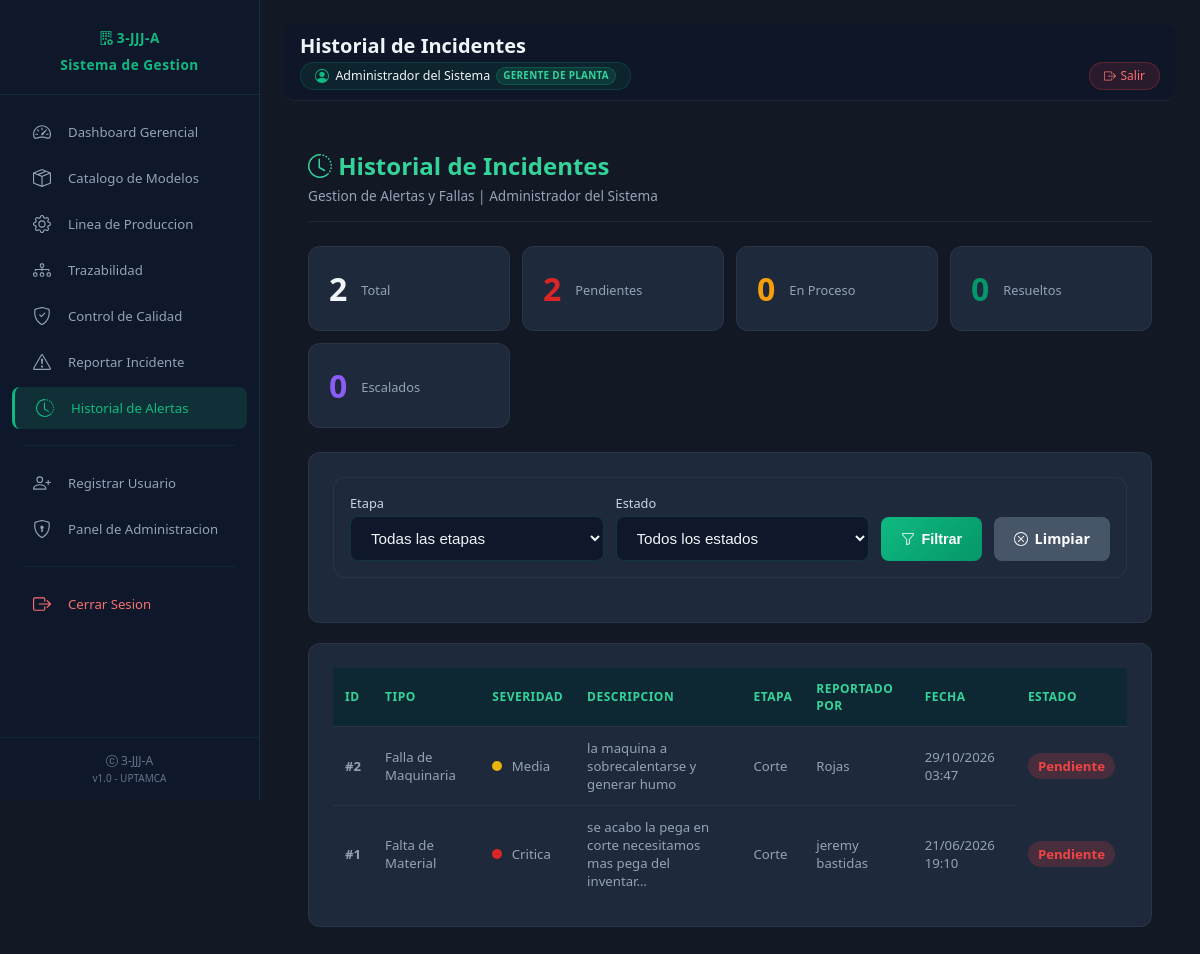
The page /incidentes/historial/ (signed in) on the database its author committed.
### core/models.py (models this page shows, shortened)
class Usuario(AuditoriaMixin):
    id_usuario = models.CharField(max_length=50, primary_key=True)
    nombre_completo = models.CharField(max_length=150)
    contrasenia = models.CharField(max_length=128)
    rol = models.CharField(max_length=50, choices=ROLES_CHOICES, default=ROL_OPERARIO)
    is_active = models.BooleanField(default=True)
    is_staff = models.BooleanField(default=False)
    fecha_registro = models.DateTimeField(auto_now_add=True)
    etapa_asignada = models.ForeignKey(
        'Etapa',
        on_delete=models.SET_NULL,
        null=True,
        blank=True,
        related_name='usuarios_asignados',
        verbose_name='Etapa Asignada'
    )
    class Meta:
        verbose_name = 'Usuario'
        verbose_name_plural = 'Usuarios'
        ordering = ['-fecha_registro']

class Incidente(AuditoriaMixin):
    id_incidente = models.AutoField(primary_key=True)
    tipo_incidente = models.CharField(max_length=50, choices=TIPO_INCIDENTE_CHOICES)
    severidad = models.CharField(max_length=20, choices=SEVERIDAD_CHOICES, default='MEDIA')
    descripcion = models.TextField()
    estado = models.CharField(max_length=20, choices=ESTADO_INCIDENTE_CHOICES, default='PENDIENTE')
    fecha_reporte = models.DateTimeField(auto_now_add=True)
    fecha_resolucion = models.DateTimeField(null=True, blank=True)
    acciones_tomadas = models.TextField(blank=True, null=True)
    notificado_dashboard = models.BooleanField(default=False)
    id_usuario_reporta = models.ForeignKey(
        Usuario,
        on_delete=models.CASCADE,
        db_column='id_usuario_reporta',
        related_name='incidentes_reportados'
    )
    id_etapa = models.ForeignKey(
        Etapa,
        on_delete=models.CASCADE,
        db_column='id_etapa',
        null=True,
        blank=True
    )
    id_lote = models.ForeignKey(
        LoteProduccion,
        on_delete=models.SET_NULL,
        db_column='id_lote',
        null=True,
        blank=True
    )
    id_maquina = models.ForeignKey(
        Maquinaria,
        on_delete=models.SET_NULL,
        db_column='id_maquina',
        null=True,
        blank=True
    )
    leido_por_gerente = models.BooleanField(default=False)
    fecha_lectura = models.DateTimeField(null=True, blank=True)
    class Meta:
        ordering = ['-fecha_reporte']
        verbose_name = 'Incidente'
        verbose_name_plural = 'Incidentes'

class Etapa(AuditoriaMixin):
    id_etapa = models.CharField(max_length=50, primary_key=True)
    nombre_etapa = models.CharField(max_length=100)
    secuencia = models.IntegerField()
    class Meta:
        verbose_name = 'Etapa'
        verbose_name_plural = 'Etapas'
        ordering = ['secuencia']

### core/views.py (the view)
        def wrapper(request, *args, **kwargs):
            usuario = get_usuario_sesion(request)
            if not usuario:
                messages.error(request, 'Debe iniciar sesion para acceder.')
                return redirect('core:login')
            if tiene_password_temporal(usuario.id_usuario):
                messages.warning(
                    request,
                    'Debe cambiar su contraseña temporal antes de continuar.'
                )
                return redirect('core:cambiar_password_temporal')
            if usuario.rol not in roles_permitidos and not usuario.is_staff:
                return render(request, 'errors/403.html', status=403)
            request.usuario_actual = usuario
            return view_func(request, *args, **kwargs)

### templates/incidentes/historial_incidentes.html (shortened to what this page needs)
{% extends 'base.html' %}
{% load static %}
{% block page_title %}Historial de Incidentes{% endblock %}
{% block content %}
<div class="historial-container">
    <div class="historial-header">
        <div>
            <h1><i class="bi bi-clock-history"></i> Historial de Incidentes</h1>
            <p style="color: #94a3b8; margin: 4px 0 0 0; font-size: 0.85rem;">
                Gestion de Alertas y Fallas | {{ usuario.nombre_completo }}
            </p>
        </div>
    </div>
    <div class="stats-grid">
        <div class="stat-card">
            <div class="stat-value">{{ stats.total }}</div>
            <div class="stat-label">Total</div>
        </div>
        <div class="stat-card">
            <div class="stat-value red">{{ stats.pendientes }}</div>
            <div class="stat-label">Pendientes</div>
        </div>
        <div class="stat-card">
            <div class="stat-value orange">{{ stats.en_proceso }}</div>
            <div class="stat-label">En Proceso</div>
        </div>
        <div class="stat-card">
            <div class="stat-value green">{{ stats.resueltos }}</div>
            <div class="stat-label">Resueltos</div>
        </div>
        <div class="stat-card">
            <div class="stat-value purple">{{ stats.escalados }}</div>
            <div class="stat-label">Escalados</div>
        </div>
    </div>
    <div class="card">
        <form method="get" class="filter-bar">
            <div class="filter-group">
                <label for="etapa">Etapa</label>
                <select name="etapa" id="etapa" class="form-control-dark">
                    <option value="">Todas las etapas</option>
                </select>
            </div>
            <div class="filter-group">
                <label for="estado">Estado</label>
                <select name="estado" id="estado" class="form-control-dark">
                    <option value="">Todos los estados</option>
                </select>
            </div>
            <button type="submit" class="btn-filter">
                <i class="bi bi-funnel"></i> Filtrar
            </button>
            <a href="{% url 'core:historial_incidentes' %}" class="btn-filter" style="background: #475569; text-decoration: none;">
                <i class="bi bi-x-circle"></i> Limpiar
            </a>
        </form>
    </div>
    <div class="card">
        <div style="overflow-x: auto;">
            <table class="data-table">
                <thead>
                    <tr>
                        <th>ID</th>
                        <th>Tipo</th>
                        <th>Severidad</th>
                        <th>Descripcion</th>
                        <th>Etapa</th>
                        <th>Reportado por</th>
                        <th>Fecha</th>
                        <th>Estado</th>
                    </tr>
                </thead>
                <tbody>
                    {% for inc in incidentes %}
                    <tr>
                        <td><strong>#{{ inc.id_incidente }}</strong></td>
                        <td>{{ inc.get_tipo_incidente_display }}</td>
                        <td>
                            <span class="severity-dot severity-{{ inc.severidad|lower }}"></span>
                            {{ inc.get_severidad_display }}
                        </td>
                        <td style="max-width: 300px; overflow: hidden; text-overflow: ellipsis;">
                            {{ inc.descripcion|truncatechars:60 }}
                        </td>
                        <td>{{ inc.id_etapa.nombre_etapa|default:"N/A" }}</td>
                        <td>{{ inc.id_usuario_reporta.nombre_completo }}</td>
                        <td>{{ inc.fecha_reporte|date:"d/m/Y H:i" }}</td>
                        <td>
                            <span class="status-badge badge-{{ inc.estado|lower }}">
                                {{ inc.get_estado_display }}
                            </span>
                        </td>
                    </tr>
                    {% endfor %}
                </tbody>
            </table>
        </div>
    </div>
</div>
{% endblock %}

### templates/base.html (shortened to what this page needs)
{% load static %}
<!DOCTYPE html>
<html lang="es">
<head>
    <link rel="stylesheet" href="{% static 'css/custom.css' %}">
    <link rel="stylesheet" href="{% static 'css/responsive.css' %}">
    <link rel="stylesheet" href="{% static 'css/3jjja-icons-mask.css' %}">
    <link rel="stylesheet" href="{% static 'css/app.css' %}"></head>
<body>
    <nav class="sidebar" id="sidebar">
        <div class="sidebar-header">
            <div class="sidebar-brand" style="display:none;">
                <i class="bi bi-building-gear"></i> 3-JJJ-A
            </div>
            <div class="sidebar-brand">
                Sistema de Gestion
            </div>
        </div>
        <ul class="sidebar-nav">
            {% if usuario.rol in "GERENTE,SUBGERENTE" or usuario.is_staff %}
            <li class="{% if request.resolver_match.url_name == 'dashboard' %}active{% endif %}">
                <a href="{% url 'core:dashboard' %}">
                    <i class="bi bi-speedometer2"></i>
                    Dashboard Gerencial
                </a>
            </li>
            {% endif %}
            {% if usuario.rol in "GERENTE,SUBGERENTE" or usuario.is_staff %}
            <li class="{% if 'catalogo' in request.resolver_match.url_name %}active{% endif %}">
                <a href="{% url 'core:catalogo_modelos' %}">
                    <i class="bi bi-box-seam"></i>
                    Catalogo de Modelos
                </a>
            </li>
            {% endif %}
            {% if usuario.rol in "DIRECTOR_PRODUCCION,DIRECTOR_DESPACHO" or usuario.is_staff %}
            <li class="{% if request.resolver_match.url_name == 'configuracion' %}active{% endif %}">
                <a href="{% url 'core:configuracion' %}">
                    <i class="bi bi-gear"></i>
                    Linea de Produccion
                </a>
            </li>
            {% endif %}
            {% if usuario.rol == 'DIRECTOR_PRODUCCION' or usuario.is_staff %}
            <li class="{% if request.resolver_match.url_name == 'trazabilidad' %}active{% endif %}">
                <a href="{% url 'core:trazabilidad' %}">
                    <i class="bi bi-diagram-3"></i>
                    Trazabilidad
                </a>
            </li>
            {% endif %}
            {% if usuario.is_staff or usuario.etapa_asignada and usuario.etapa_asignada.nombre_etapa|lower == 'calidad' %}
            <li class="{% if request.resolver_match.url_name == 'calidad' %}active{% endif %}">
                <a href="{% url 'core:calidad' %}">
                    <i class="bi bi-shield-check"></i>
                    Control de Calidad
                </a>
            </li>
            {% endif %}
            {% if usuario %}
            <li class="{% if request.resolver_match.url_name == 'reportar_incidente' %}active{% endif %}">
                <a href="{% url 'core:reportar_incidente' %}">
                    <i class="bi bi-exclamation-triangle"></i>
                    Reportar Incidente
                </a>
            </li>
            {% endif %}
            {% if usuario.rol in "GERENTE,SUBGERENTE" or usuario.is_staff %}
            <li class="{% if request.resolver_match.url_name == 'historial_incidentes' %}active{% endif %}">
                <a href="{% url 'core:historial_incidentes' %}">
                    <i class="bi bi-clock-history"></i>
                    Historial de Alertas
                </a>
            </li>
            {% endif %}
            <li style="margin: 16px 12px; border-top: 1px solid rgba(16, 185, 129, 0.1); list-style: none;"></li>
            {% if usuario.is_staff %}
            <li class="{% if request.resolver_match.url_name == 'registro' %}active{% endif %}">
                <a href="{% url 'core:registro' %}">
                    <i class="bi bi-person-plus"></i>
                    Registrar Usuario
                </a>
            </li>
            {% endif %}
            {% if usuario.is_staff %}
            <li class="{% if request.resolver_match.url_name == 'panel_admin' %}active{% endif %}">
                <a href="{% url 'core:panel_admin' %}">
                    <i class="bi bi-shield-lock"></i>
                    Panel de Administracion
                </a>
            </li>
            {% endif %}
            <li style="margin: 16px 12px; border-top: 1px solid rgba(16, 185, 129, 0.1); list-style: none;"></li>
            <li>
                <a href="{% url 'core:logout' %}" style="color: #f87171;">
                    <i class="bi bi-box-arrow-right"></i>
                    Cerrar Sesion
                </a>
            </li>
        </ul>
        <div class="sidebar-footer">
            <i class="bi bi-c-circle"></i> 3-JJJ-A<br>
            <small>v1.0 - UPTAMCA</small>
        </div>
    </nav>
    <main class="main-content">
        <div class="topbar">
            <div class="topbar-inner">
                <div class="topbar-title">
                    {% block page_title %}Dashboard{% endblock %}
                </div>
                <div class="topbar-user">
                    <div class="user-badge-chip" title="{{ usuario.nombre_completo|default:usuario.id_usuario }} - {{ usuario.get_rol_display|default:"Usuario" }}">
                        <i class="bi bi-person-circle"></i>
                        <span class="user-name">{{ usuario.nombre_completo|default:usuario.id_usuario }}</span>
                        <span class="user-role-pill user-role-full">{{ usuario.get_rol_display|default:"Usuario" }}</span>
                    </div>
                    <a href="{% url 'core:logout' %}" class="btn-logout-chip" title="Cerrar Sesion">
                        <i class="bi bi-box-arrow-right"></i>
                        <span class="logout-text">Salir</span>
                    </a>
                </div>
            </div>
        </div>
        {% block content %}{% endblock %}
    </main>
</body>
</html>

### rows shown on the page
Usuario: nombre_completo "Administrador del Sistema", rol "GERENTE DE PLANTA"
Incidente: id_incidente "2", tipo_incidente "Falla de Maquinaria", severidad "Media", descripcion "la maquina a sobrecalentarse y generar humo", id_etapa.nombre_etapa "Corte", id_usuario_reporta.nombre_completo "Rojas", fecha_reporte "29/10/2026 03:47", estado "Pendiente"
Incidente: id_incidente "1", tipo_incidente "Falta de Material", severidad "Critica", descripcion "se acabo la pega en corte necesitamos mas pega del inventar…", id_etapa.nombre_etapa "Corte", id_usuario_reporta.nombre_completo "jeremy bastidas", fecha_reporte "21/06/2026 19:10", estado "Pendiente"

### other values the page prints
{{ stats.total }} "2"
{{ stats.pendientes }} "2"
{{ stats.en_proceso }} "0"
{{ stats.resueltos }} "0"
{{ stats.escalados }} "0"
